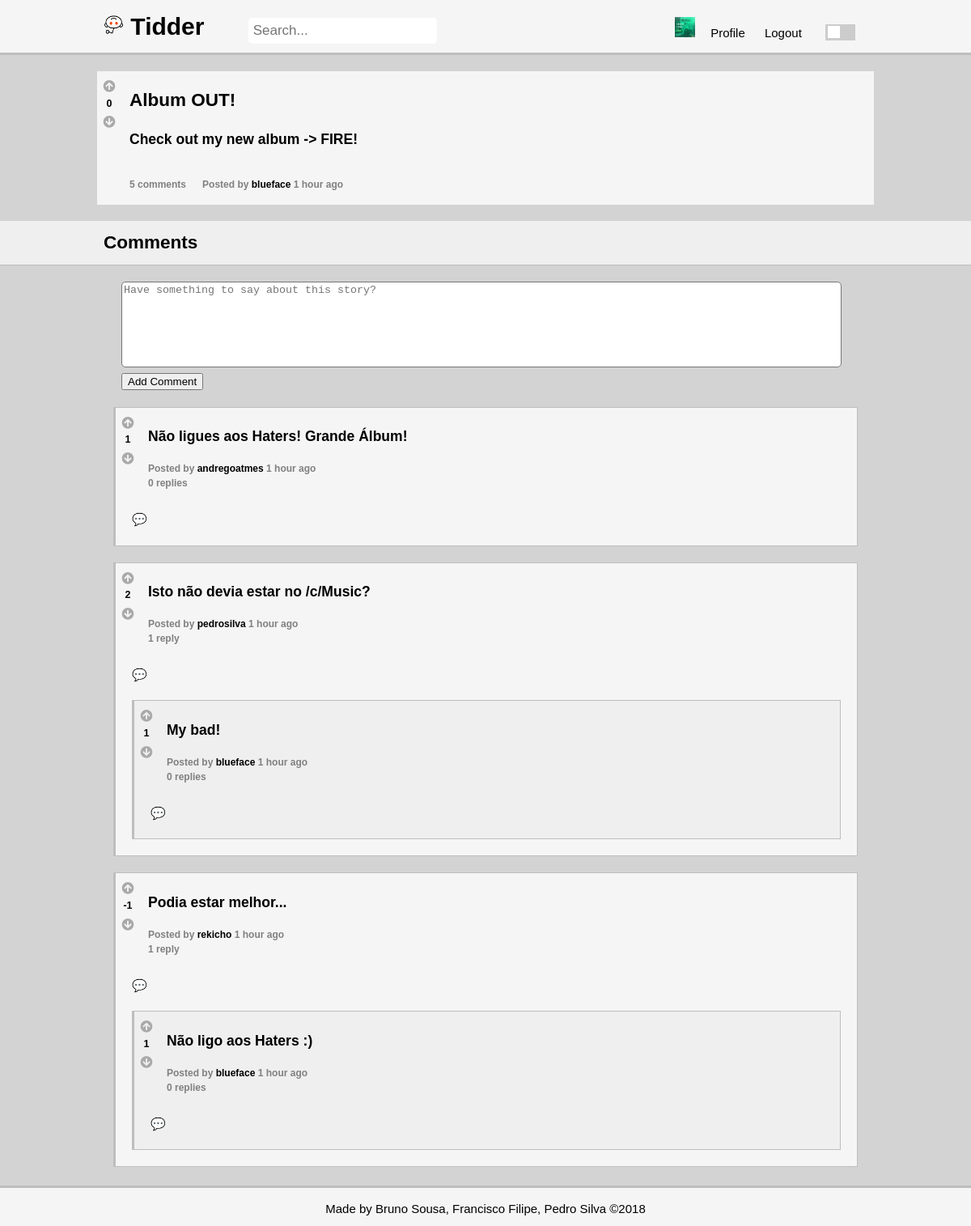
The app's page /pages/story.php?story_id=8 (signed in) with its own data.
### tables this page shows
CREATE TABLE opinion (
    opinion_id INTEGER NOT NULL PRIMARY KEY AUTOINCREMENT,
	parent_id INTEGER REFERENCES opinion(opinion_id),
    opinion_title VARCHAR,
    opinion_text VARCHAR NOT NULL,
	channel_id INTEGER REFERENCES channel,
	posted DATETIME NOT NULL,
    user_id INTEGER NOT NULL REFERENCES user
);

### database/db_story.php (called while the page is built, shortened)
<?php
	function getStory($story_id) {
		$db = Database::instance()->db();
		$stmt = $db->prepare('SELECT * FROM opinion WHERE opinion_id = ? AND parent_id IS NULL');
		$stmt->execute(array($story_id));
		return $stmt->fetch();
	}
?>

### database/db_vote.php (called while the page is built, shortened)
<?php
	function getScore($opinion_id){
		$db = Database::instance()->db();
		$stmt = $db->prepare('SELECT count(*) AS score FROM vote WHERE opinion_id = ? AND value = 1');
		$stmt->execute(array($opinion_id));
		$upvotes = $stmt->fetch()['score'];
		$stmt = $db->prepare('SELECT count(*) AS score FROM vote WHERE opinion_id = ? AND value = -1');
		$stmt->execute(array($opinion_id));
		$downvotes = $stmt->fetch()['score'];
		return $upvotes - $downvotes;
	}
	function getVote($opinion_id, $user_id){
		$db = Database::instance()->db();
		$stmt = $db->prepare('SELECT value FROM vote WHERE opinion_id = ? AND user_id = ?');
		$stmt->execute(array($opinion_id, $user_id));
		$value = $stmt->fetch();
		return 0;
	}
?>

### database/db_comment.php (called while the page is built, shortened)
<?php
	function getAllComments($parent_id) {
		$db = Database::instance()->db();
		$stmt = $db->prepare('SELECT * FROM opinion WHERE parent_id IS ?');
		$stmt->execute(array($parent_id));
		return $stmt->fetchAll();
	}
?>

### database/db_user.php (called while the page is built, shortened)
<?php
	function getUserName($user_id){
		$db = Database::instance()->db();
		$stmt = $db->prepare('SELECT username FROM user WHERE user_id = ?');
		$stmt->execute(array($user_id));
		return $stmt->fetch()['username'];
	}
?>

### includes/date.php (called while the page is built, shortened)
<?php
	function deltaTime($now, $date){
		$time = strtotime($date);
		$delta = $now - $time;
		if(!floor($delta/86400)){
			$time_word = (floor($delta/3600) == 1 ? ' hour ' : ' hours ');
			return floor($delta/3600).$time_word.'ago';
		}
		$time_word = (floor($delta/31104000) == 1 ? ' year ' : ' years ');
		return floor($delta/31104000).$time_word.'ago';
	}
?>

### templates/tpl_comments.php (the view, shortened to what this page needs)
<?php
	include_once('../database/db_comment.php');
	function getNumberComments($story) {
		$comments = getAllComments($story);
		$count = 0;
		foreach($comments as $comment){
			$count += getNumberComments($comment['opinion_id']);
		}
		return count($comments) + $count;
	}
	function draw_comments_header($comments,$not_profile){
		global $page;
		global $story_id;
		if($not_profile){ ?>
			<section id="comments" data-id="<?=$story_id?>">
		<?php } else { ?>
			<section id="comments">
		<?php } ?>
			<header class = "secondary-header">
				<div class = "container">
					<h2>Comments</h2>
				</div>
			</header>
			<div class="container">
		<?php if($not_profile){
			if((isset($_SESSION['user_id']))) { ?>
				<form>
					<textarea name="comment" placeholder="Have something to say about this story?" required></textarea>
					<input type="submit" value="Add Comment">
				</form>
		<?php } else { ?>
			<footer class = "secondary-footer">
				<p>Want to comment? <a href='../pages/login.php?redirect=<?=urlencode($page)?>'>Login</a> or <a href='../pages/signup.php?redirect=<?=urlencode($page)?>'>Signup</a></p>
			</footer>
		<?php }
		}
		draw_comments($comments,$not_profile);?>
			</div>
		</section>
	<?php }
	function draw_comments($comments, $not_profile){
		global $story_id?>
		<ol>
		<?php
		    foreach($comments as $comment)
				draw_comment($comment, $not_profile);
		?>
	    </ol>
        <?php } ?>
    <?php function draw_comment($comment, $not_profile) {
		global $now;
		$comment['opinion_text'] = htmlentities($comment['opinion_text']);
		$regex = '/\[([^\]]+)\]\((http[s]?:[\/]{2})?(www\.)?([-a-zA-Z0-9]{2,256}\.[a-z]{2,6}\b[-a-zA-Z0-9@:%_\+.~#?{&amp;}=\/]*)\)/';
		$comment['opinion_text'] = preg_replace($regex,"<a href=\"https://www.$4\">$1</a>",$comment['opinion_text']);
		$regex_user = '/\/u\/([-a-zA-Z0-9]+)/';
		$comment['opinion_text'] = preg_replace($regex_user, "<a href=\"profile.php?username=$1\">$0</a>",$comment['opinion_text']);
		$regex_channel = '/\/c\/([-a-zA-Z0-9]+)/';
		$comment['opinion_text'] = preg_replace($regex_channel, "<a href=\"stories.php?channel=$1\">$0</a>",$comment['opinion_text']);
		?>
		<li>
		<article class="comment" data-id="<?=$comment['opinion_id']?>">
			<div class = "votes-container">
				<div class="upvote" role="button" data-value="<?=$comment['vote']?>"><i class="fas fa-arrow-circle-up"></i></div>
				<h5><?=$comment['score']?></h5>
				<div class="downvote" role="button" data-value="<?=$comment['vote']?>"><i class="fas fa-arrow-circle-down"></i></div>
			</div>
			<div class = "comment-container">
			<h3><?=$comment['opinion_text']?></h3>
			<h4>Posted by <a href="<?='profile.php?username='.urlencode($comment['username'])?>"><?=htmlentities($comment['username'])?></a> <?=deltaTime($now, $comment['posted'])?></h4>
			<?php
			$replieNum = getNumberComments($comment['opinion_id']);
			if($replieNum == 1){ ?>
				<h4><?=$replieNum?> reply</h4></div>
			<?php } else { ?>
				<h4><?=$replieNum?> replies</h4></div>
			<?php }
			if(isset($_SESSION['user_id']) && $not_profile) { ?>
				<div class="comment_comment" role="button">&#128172;</div>
			<?php }
				$comments = array_reverse(getAllComments($comment['opinion_id']));
				for($i = 0; $i < count($comments); $i++){
					$comments[$i]['username'] = getUserName($comments[$i]['user_id']);
					$comments[$i]['score'] = getScore($comments[$i]['opinion_id']);
					if(isset($_SESSION['user_id']))
						$comments[$i]['vote'] = getVote($comments[$i]['opinion_id'], $_SESSION['user_id']);
				}
				draw_comments($comments,$not_profile);
			?>
		</article>
		</li>
    <?php } ?>

### pages/story.php (shortened to what this page needs)
<?php
	include_once('../includes/date.php');
	include_once('../database/db_user.php');
	include_once('../database/db_story.php');
	include_once('../database/db_comment.php');
	include_once('../database/db_vote.php');
	include_once('../templates/tpl_common.php');
	include_once('../templates/tpl_comments.php');
	$story_id = $_GET['story_id'];
	try {
		$story = getStory($story_id);
    } catch (PDOException $e) {
        die(header('Location: stories.php'));
	}
	$story['opinion_text'] = htmlentities($story['opinion_text']);
	$regex = '/\[([^\]]+)\]\((http[s]?:[\/]{2})?(www\.)?([-a-zA-Z0-9]{2,256}\.[a-z]{2,6}\b[-a-zA-Z0-9@:%_\+.~#?{&amp;}=\/]*)\)/';
	$story['opinion_text'] = preg_replace($regex,"<a href=\"https://www.$4\">$1</a>",$story['opinion_text']);
	$regex_user = '/\/u\/([-a-zA-Z0-9]+)/';
	$story['opinion_text'] = preg_replace($regex_user, "<a href=\"profile.php?username=$1\">$0</a>",$story['opinion_text']);
	$regex_channel = '/\/c\/([-a-zA-Z0-9]+)/';
	$story['opinion_text'] = preg_replace($regex_channel, "<a href=\"stories.php?channel=$1\">$0</a>",$story['opinion_text']);
	$now = time();
	$username = getUserName($story['user_id']);
	$score = getScore($story_id);
	if(isset($_SESSION['user_id']))
		$vote = getVote($story_id, $_SESSION['user_id']);
	draw_header(true);
?>
	<section id="story" data-id="<?=$story_id?>">
		<div class = "container">
			<div class = "votes-container">
				<div class="upvote" role="button" data-value="<?=$vote?>"><i class="fas fa-arrow-circle-up"></i></div>
				<h5><?=htmlentities($score)?></h5>
				<div class="downvote" role="button" data-value="<?=$vote?>"><i class="fas fa-arrow-circle-down"></i></div>
			</div>
			<div class = "story-content">
			<h2><?=htmlentities($story['opinion_title'])?></h2>
			<h3><?php
				$lines = explode(PHP_EOL, $story['opinion_text']);
				foreach($lines as $line) { ?>
					<p><?=$line?></p>
			<?php } ?></h3>
			<?php
			$number_comments = getNumberComments($story_id);
			if($number_comments == 1){ ?>
				<h4><?=$number_comments?> comment</h4>
			<?php } else { ?>
				<h4><?=$number_comments?> comments</h4>
			<?php } ?>
			<h4>Posted by <a href="<?='profile.php?username='.urlencode($username)?>"><?=htmlentities($username)?></a> <?=deltaTime($now, $story['posted'])?></h4>
			</div>
		</div>
	</section>
<?php
	$comments = array_reverse(getAllComments($story_id));
	for($i = 0; $i < count($comments); $i++){
		$comments[$i]['username'] = getUserName($comments[$i]['user_id']);
		$comments[$i]['score'] = getScore($comments[$i]['opinion_id']);
		if(isset($_SESSION['user_id']))
			$comments[$i]['vote'] = getVote($comments[$i]['opinion_id'], $_SESSION['user_id']);
	}
	draw_comments_header($comments,true);
?>

### css/style.css (style rules this page uses)
html, body { height: 100%; margin: 0; }
body { background-color: var(--main-bg); font: 15px/1.5 Arial, Helvetica, sans-serif; padding: 0; position: relative; }
h2, h3, h5,p { color: var(--main-font-color); }
h4 { font-size: 12px; color: var(--secondary-font-color); }
.container { width: 80%; margin: 0px auto; overflow: hidden; min-height: 100%; position: relative; }
.comment_comment { margin: 20px; }
section#comments form { margin: 20px auto 10px 30px; }
a { color: var(--main-font-color); text-decoration: none; }
ol { list-style-type: none; padding: 0; }
.fa-arrow-circle-down, .fa-arrow-circle-up { color: var(--icon-color); }
.upvote , .downvote { margin:0; padding:0; margin-top: 3px; }
header { background-color: var(--writing-bg); color: var(--main-font-color); padding: 10px; border-bottom: var(--border-color) 3px solid; }
.secondary-header { background-color: var(--secondary-writing-bg); border-bottom: var(--border-color) 1px solid; }
section#story .container { margin-top: 20px; background-color: var(--writing-bg); margin-bottom: 20px; }
section#story .container h4 { float: left; padding-right: 20px; }
.story-content { padding-left: 40px; padding-right: 40px; }
.secondary-header h3, .secondary-header h2 { display: inline-block; padding-right: 20px; margin: 0; }
.comment-container { padding: 5px; padding-left: 40px; }
.comment-container h4 { margin:0; padding:0; padding-right: 20px; }
article.comment { background-color: var(--writing-bg); border: 1px solid var(--border-color); border-left: 3px solid var(--border-color); margin: 20px; }
textarea { resize: none; outline: none; overflow: auto; width: 95%; height: 100px; border-radius:5px; }
article.comment.dark-comment { background-color: var(--secondary-writing-bg); }
.votes-container { position: absolute; float: left; width: 30px; display: flex; align-items: center; justify-content: center; flex-direction: column; margin-top: 5px; }
.votes-container h5 { padding: 0; margin: 0; text-align: center; }

### css/color.css (style rules this page uses)
:root { --grey-shade-0: #f9f9f9; --grey-shade-1: #f5f5f5; --grey-shade-1-5: #efefef; --grey-shade-2: #d3d3d3; --grey-shade-3: #bebebe; --grey-shade-4: #a9a9a9; --grey-shade-5: #808080; --grey-shade-6: #505050; --grey-shade-7: #303030; --grey-shade-7-5: #a79e9e; --grey-shade-8: #3b3737; --grey-shade-9: #928d88; --grey-shade-10: #bebebe; }
body.light { --main-bg: var(--grey-shade-2); --hover-bg: var(--grey-shade-2); --writing-bg: var(--grey-shade-1); --secondary-writing-bg: var(--grey-shade-1-5); --border-color: var(--grey-shade-3); --main-font-color: black; --secondary-font-color: var(--grey-shade-5); --icon-color: var(--grey-shade-4); --button-color: var(--grey-shade-3); --button-color-hover: var(--grey-shade-5); }

### records on screen
opinion: opinion_title "Album OUT!", posted "1 hour ago"
opinion: score "1", opinion_text "Não ligues aos Haters! Grande Álbum!", username "andregoatmes", posted "1 hour ago", replieNum "0"
opinion: $comment['vote'] 0 (drawn), score "2", opinion_text "Isto não devia estar no /c/Music ?", username "pedrosilva", posted "1 hour ago", replieNum "1"
opinion: score "1", opinion_text "My bad!", username "blueface", posted "1 hour ago", replieNum "0"
opinion: $comment['vote'] 0 (drawn), score "-1", opinion_text "Podia estar melhor...", username "rekicho", posted "1 hour ago", replieNum "1"
opinion: score "1", opinion_text "Não ligo aos Haters :)", username "blueface", posted "1 hour ago", replieNum "0"

### other values on screen
$score "0"
$number_comments "5"
$username "blueface"
